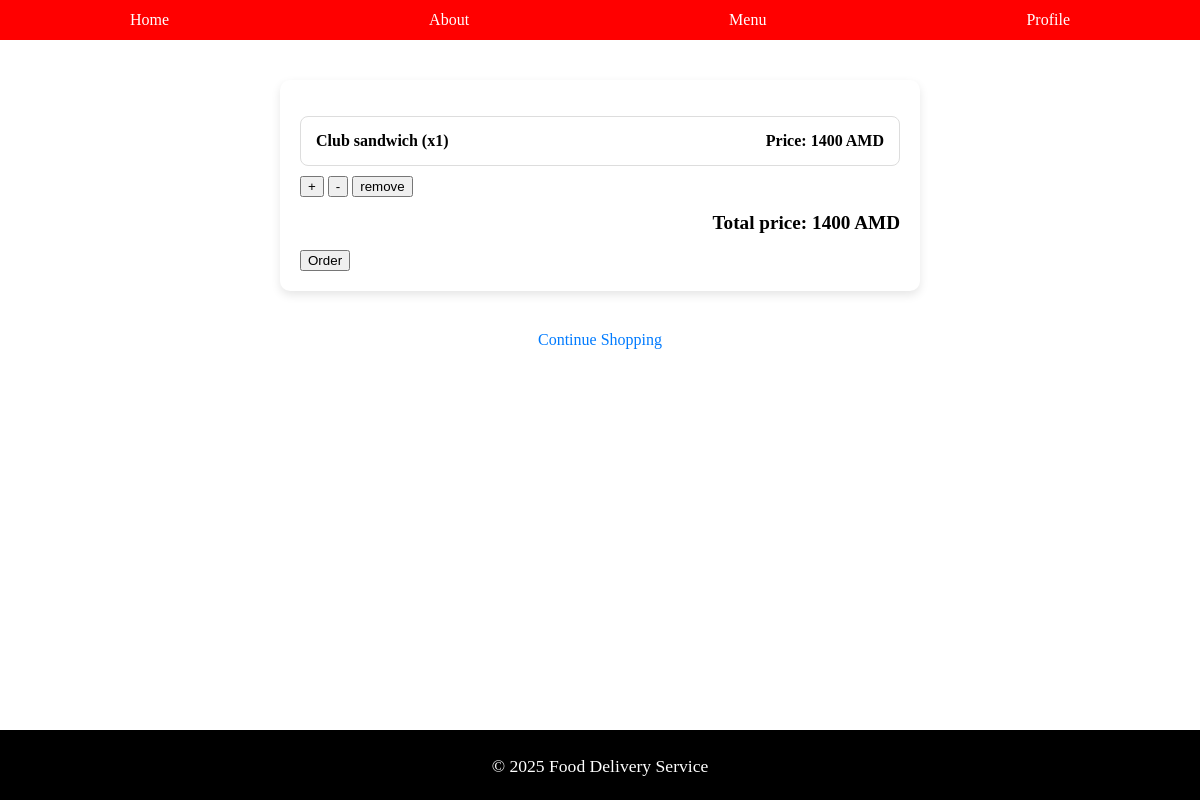
Page /cart/ (signed in) on the earlier database version.
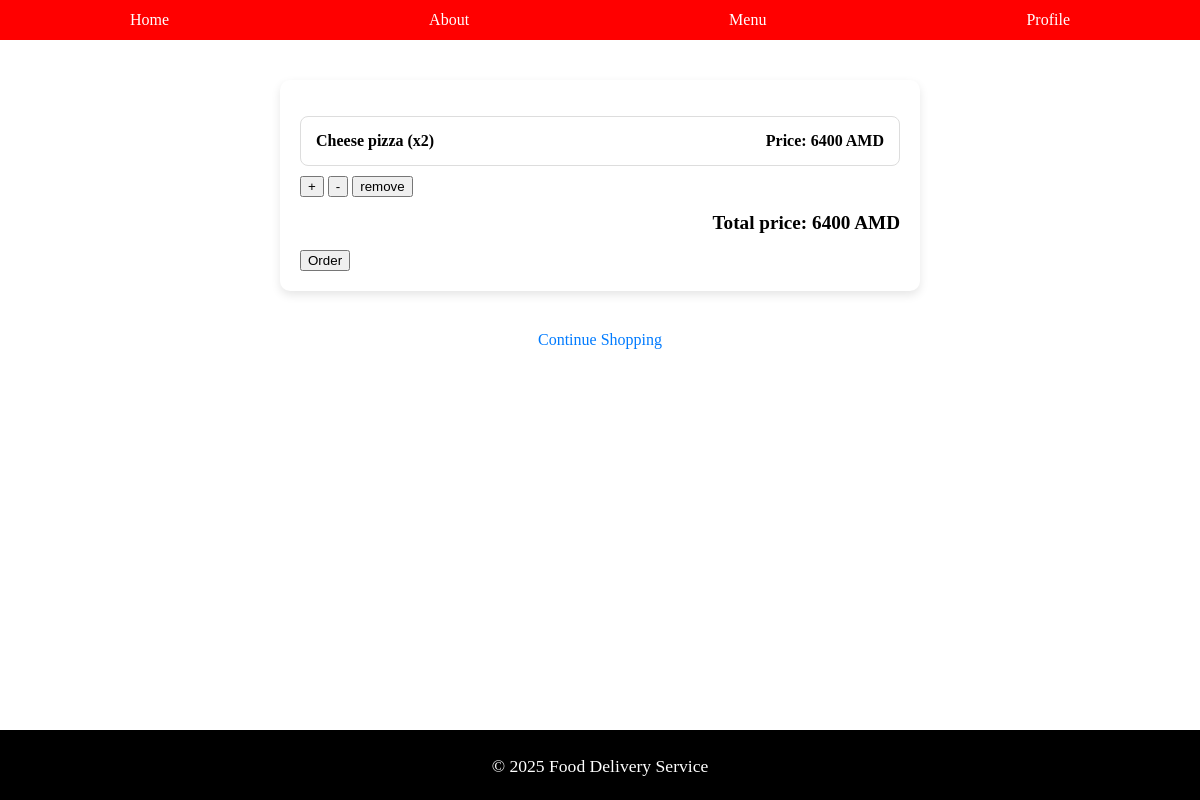
Same page on the later database version.
### models.py (models this page shows, shortened)
class Product(db.Model):
    __tablename__ = 'Product'
    id = db.Column(db.Integer, primary_key=True)
    name = db.Column(db.String(80), nullable=False)
    category = db.Column(db.String(80), nullable=False)
    description = db.Column(db.String(120))
    price = db.Column(db.Integer, nullable=False)
    image_path = db.Column(db.String(80), nullable=False)

class CartProduct(db.Model):
    cart_id = db.Column(db.Integer, db.ForeignKey('Cart.id'), primary_key=True)
    product_id = db.Column(db.Integer, db.ForeignKey('Product.id'), primary_key=True)
    quantity = db.Column(db.Integer, nullable=False, default=1)
    __table_args__ = (
        db.PrimaryKeyConstraint('cart_id', 'product_id'),
    )

### app.py (the view)
@app.route('/cart/')
@login_required
def cart():
    if not current_user.is_authenticated:
        return redirect(url_for('login'))
    cart = Cart.query.filter_by(customer_id=current_user.id, ordered=False).first()
    if not cart:
        flash('Your cart is empty.')
        return redirect(url_for('menu'))
    cart_products = CartProduct.query.filter_by(cart_id=cart.id).all()
    return render_template('cart.html',  cart_products=cart_products, get_product=get_product)

### app.py (called while the page is built)
def get_product(product_id):
    product = Product.query.get_or_404(product_id)
    return product

@login_meneger.user_loader
def load_user(user_id):
    return Customer.query.get(int(user_id))

### templates/cart.html (shortened to what this page needs)
{% extends 'base.html' %}
{% block content %}
<div class="cart">
    <ul id="cart-items">
        {% set total_price = namespace(value=0) %}
        {% for item in cart_products %}
            {% set product = get_product(item.product_id) %}
            <li id="cart-item-{{ product.id }}">
                <span><strong>{{ product.name }}</strong> <span id="quantity-{{ product.id }}">(x{{ item.quantity }})</span></span>
                <span id="price-{{ product.id }}">Price: {{ product.price * item.quantity }} AMD</span>
            </li>
            <button class="cart-action" data-product-id="{{ product.id }}" data-action="increase">+</button>
            <button class="cart-action" data-product-id="{{ product.id }}" data-action="decrease">-</button>
            <button class="cart-action" data-product-id="{{ product.id }}" data-action="remove">remove</button>
            {% set total_price.value = total_price.value + (product.price * item.quantity) %}
        {% endfor %}
        <p class="total-price" id="total-price"><strong>Total price: {{ total_price.value }} AMD</strong></p>
    </ul>
    <form action="{{ url_for('order') }}">
        <button>Order</button>
    </form>
</div>
<a href="{{ url_for('menu') }}">Continue Shopping</a>
</div>
{% endblock %}

Differences in the rows shown:
no longer on this page (row edited): CartProduct: quantity "1"
no longer on this page (row unchanged): Product: name "Club sandwich", product.price*item.quantity "1400"
added CartProduct: quantity "2"
now on this page (row unchanged): Product: name "Cheese pizza", product.price*item.quantity "6400"
Other differences:
{{ total_price.value }}: "1400" → "6400"
